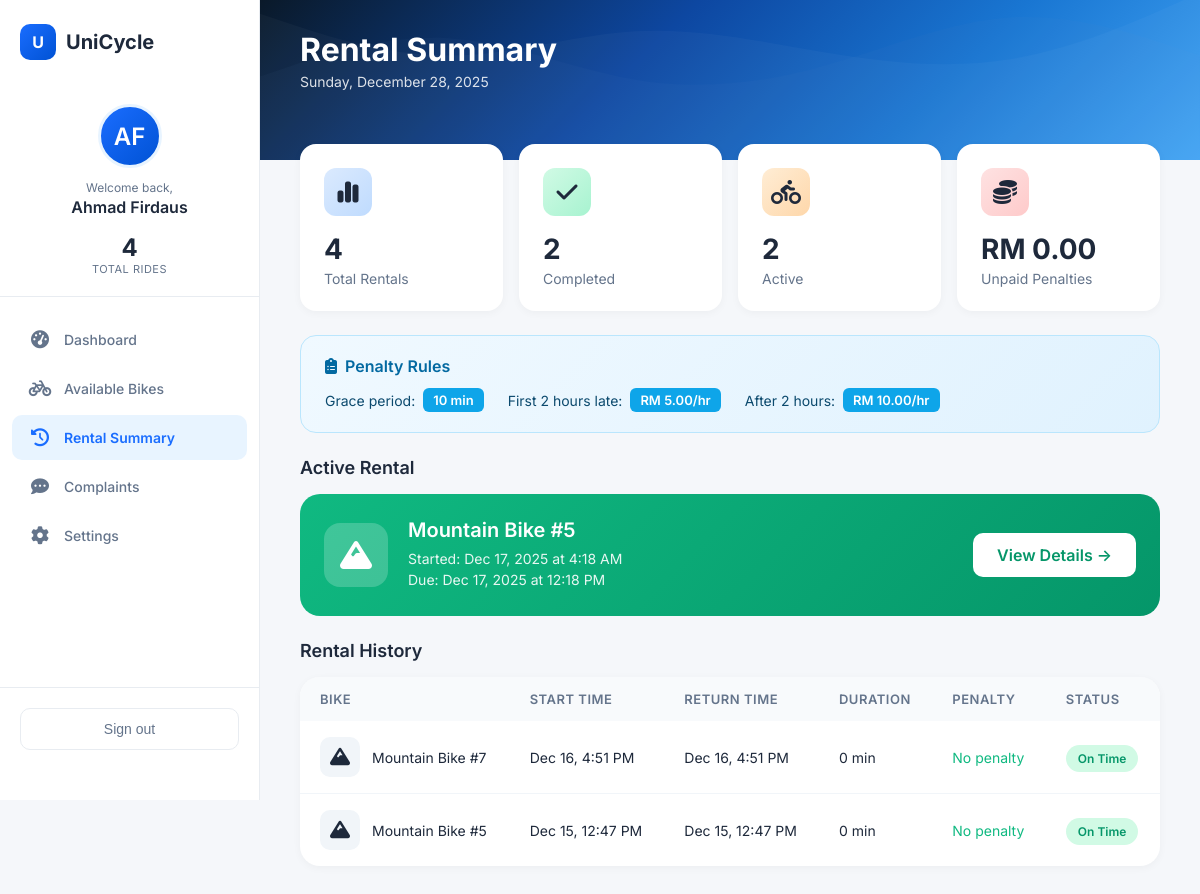
/rental-summary.php (signed in), run on the app's committed database.
### tables this page shows
CREATE TABLE `bikes` (
    `bike_id` INT(11) NOT NULL AUTO_INCREMENT,
    `bike_code` VARCHAR(30) NOT NULL,
    `bike_name` VARCHAR(80) NOT NULL,
    `bike_type` ENUM('mountain', 'city', 'other') NOT NULL DEFAULT 'other',
    `status` ENUM('available', 'rented', 'maintenance', 'pending') NOT NULL DEFAULT 'available',
    `location` VARCHAR(100) NOT NULL DEFAULT 'Main Bike Area',
    `last_maintained_date` DATE DEFAULT NULL,
    `created_at` TIMESTAMP NOT NULL DEFAULT CURRENT_TIMESTAMP,
    PRIMARY KEY (`bike_id`),
    UNIQUE KEY `bike_code` (`bike_code`)
);

CREATE TABLE `rentals` (
    `rental_id` INT(11) NOT NULL AUTO_INCREMENT,
    `rental_code` VARCHAR(30) NOT NULL,
    `student_id` INT(11) NOT NULL,
    `bike_id` INT(11) NOT NULL,
    `start_time` DATETIME NOT NULL,
    `expected_return_time` DATETIME NOT NULL,
    `return_time` DATETIME DEFAULT NULL,
    `status` ENUM('active', 'completed', 'late') NOT NULL DEFAULT 'active',
    `hourly_rate` DECIMAL(6,2) NOT NULL DEFAULT 3.00,
    `planned_hours` INT(11) NOT NULL DEFAULT 1,
    `return_condition` ENUM('good', 'minor_issue', 'needs_repair') DEFAULT NULL,
    `return_feedback` TEXT DEFAULT NULL,
    `created_at` TIMESTAMP NOT NULL DEFAULT CURRENT_TIMESTAMP,
    PRIMARY KEY (`rental_id`),
    UNIQUE KEY `rental_code` (`rental_code`),
    KEY `fk_rental_student` (`student_id`),
    KEY `fk_rental_bike` (`bike_id`)
);

### rental-summary.php (the view, shortened to what this page needs)
<?php
require_once "config.php";
$student_id = $_SESSION['student_id'];
$student_name = $_SESSION['student_name'] ?? 'User';
$nameParts = explode(' ', $student_name);
$initials = strtoupper(substr($nameParts[0], 0, 1));
if (isset($nameParts[1])) {
  $initials .= strtoupper(substr($nameParts[1], 0, 1));
}
$GRACE_MINUTES = 10;
$RATE_FIRST_2H = 5.00;
$RATE_AFTER_2H = 10.00;
$stmt = $pdo->prepare("SELECT COUNT(*) FROM rentals WHERE student_id=?");
$stmt->execute([$student_id]);
$totalRentals = (int) $stmt->fetchColumn();
$stmt = $pdo->prepare("SELECT profile_pic FROM students WHERE student_id=?");
$stmt->execute([$student_id]);
$profile_pic = $stmt->fetchColumn() ?: null;
$stmt = $pdo->prepare("SELECT COUNT(*) FROM rentals WHERE student_id=? AND status IN ('completed','late')");
$stmt->execute([$student_id]);
$completed = (int) $stmt->fetchColumn();
$stmt = $pdo->prepare("SELECT COUNT(*) FROM rentals WHERE student_id=? AND status='active'");
$stmt->execute([$student_id]);
$activeCount = (int) $stmt->fetchColumn();
$stmt = $pdo->prepare("
  SELECT COALESCE(SUM(p.amount),0)
  FROM penalties p
  JOIN rentals r ON r.rental_id = p.rental_id
  WHERE r.student_id=? AND p.status='unpaid'
");
$stmt->execute([$student_id]);
$totalPenalties = (float) $stmt->fetchColumn();
$stmt = $pdo->prepare("
  SELECT r.rental_id, r.start_time, r.expected_return_time, b.bike_name, b.bike_type,
         TIMESTAMPDIFF(MINUTE, r.start_time, r.expected_return_time) AS planned_minutes
  FROM rentals r
  JOIN bikes b ON b.bike_id = r.bike_id
  WHERE r.student_id=? AND r.status='active'
  ORDER BY r.start_time DESC
  LIMIT 1
");
$stmt->execute([$student_id]);
$active = $stmt->fetch();
$stmt = $pdo->prepare("
  SELECT r.rental_id, r.start_time, r.return_time,
         TIMESTAMPDIFF(MINUTE, r.start_time, COALESCE(r.return_time, NOW())) AS duration_minutes,
         r.status, b.bike_name, b.bike_type,
         COALESCE(p.amount,0) AS penalty_amount,
         COALESCE(p.minutes_late,0) AS penalty_minutes_late,
         COALESCE(p.status,'-') AS penalty_status
  FROM rentals r
  JOIN bikes b ON b.bike_id = r.bike_id
  LEFT JOIN penalties p ON p.rental_id = r.rental_id
  WHERE r.student_id=? AND r.status IN ('completed','late')
  ORDER BY r.start_time DESC
");
$stmt->execute([$student_id]);
$history = $stmt->fetchAll();
$currentDate = date('l, F j, Y');
function penalty_breakdown(int $lateMinutesAfterGrace, float $rateFirst2h, float $rateAfter2h): string
{
  if ($lateMinutesAfterGrace <= 0)
    return "Within grace period";
  $lateHours = (int) ceil($lateMinutesAfterGrace / 60);
  return "2h × RM" . number_format($rateFirst2h, 2) . " + " . ($lateHours - 2) . "h × RM" . number_format($rateAfter2h, 2);
}
?>
<!DOCTYPE html>
<html lang="en">
<head>
  <link rel="stylesheet" href="dashboard.css?v=9">
  <link rel="stylesheet" href="https://cdnjs.cloudflare.com/ajax/libs/font-awesome/6.5.0/css/all.min.css">
</head>
<body>
  <aside class="sidebar">
    <div class="sidebar-header">
      <a href="dashboard.php" class="sidebar-logo">
        <div class="logo-icon">U</div>
        <span class="logo-text">UniCycle</span>
      </a>
    </div>
    <div class="user-section">
      <div class="user-avatar">
        <?php if ($profile_pic && file_exists('assets/uploads/' . $profile_pic)): ?>
          <img src="assets/uploads/<?= htmlspecialchars($profile_pic) ?>" alt="Profile"
            style="width:100%;height:100%;border-radius:50%;object-fit:cover;">
        <?php else: ?>
          <?= htmlspecialchars($initials) ?>
        <?php endif; ?>
      </div>
      <div class="user-welcome">
        <span class="welcome-label">Welcome back,</span>
        <span class="user-name"><?= htmlspecialchars($student_name) ?></span>
      </div>
      <div class="user-stats">
        <div class="user-stat">
          <span class="stat-number"><?= $totalRentals ?></span>
          <span class="stat-text">Total Rides</span>
        </div>
      </div>
    </div>
    <nav class="sidebar-nav">
      <a href="dashboard.php" class="nav-item">
        <span class="nav-icon"><i class="fas fa-gauge-high"></i></span>
        <span>Dashboard</span>
      </a>
      <a href="available-bikes.php" class="nav-item">
        <span class="nav-icon"><i class="fas fa-bicycle"></i></span>
        <span>Available Bikes</span>
      </a>
      <a href="rental-summary.php" class="nav-item active">
        <span class="nav-icon"><i class="fas fa-clock-rotate-left"></i></span>
        <span>Rental Summary</span>
      </a>
      <a href="complaints.php" class="nav-item">
        <span class="nav-icon"><i class="fas fa-comment-dots"></i></span>
        <span>Complaints</span>
      </a>
      <a href="settings.php" class="nav-item">
        <span class="nav-icon"><i class="fas fa-cog"></i></span>
        <span>Settings</span>
      </a>
    </nav>
    <div class="sidebar-footer">
      <button class="logout-btn" onclick="showLogoutModal()">
        <span>Sign out</span>
      </button>
    </div>
  </aside>
  <main class="main-content">
    <div class="header-banner">
      <div class="banner-pattern"></div>
      <div class="banner-content">
        <h1>Rental Summary</h1>
        <p class="banner-date"><?= $currentDate ?></p>
      </div>
    </div>
    <div class="dashboard-content" style="display: block;">
      <div class="summary-stats">
        <div class="summary-stat">
          <div class="stat-icon blue"><i class="fas fa-chart-simple"></i></div>
          <div class="stat-value"><?= $totalRentals ?></div>
          <div class="stat-label">Total Rentals</div>
        </div>
        <div class="summary-stat">
          <div class="stat-icon green"><i class="fas fa-check"></i></div>
          <div class="stat-value"><?= $completed ?></div>
          <div class="stat-label">Completed</div>
        </div>
        <div class="summary-stat">
          <div class="stat-icon orange"><i class="fas fa-person-biking"></i></div>
          <div class="stat-value"><?= $activeCount ?></div>
          <div class="stat-label">Active</div>
        </div>
        <div class="summary-stat">
          <div class="stat-icon red"><i class="fas fa-coins"></i></div>
          <div class="stat-value">RM <?= number_format($totalPenalties, 2) ?></div>
          <div class="stat-label">Unpaid Penalties</div>
        </div>
      </div>
      <div class="rules-card">
        <h4><i class="fas fa-clipboard-list"></i> Penalty Rules</h4>
        <div class="rules-list">
          <div class="rule-item">
            <span>Grace period:</span>
            <span class="rule-badge"><?= $GRACE_MINUTES ?> min</span>
          </div>
          <div class="rule-item">
            <span>First 2 hours late:</span>
            <span class="rule-badge">RM <?= number_format($RATE_FIRST_2H, 2) ?>/hr</span>
          </div>
          <div class="rule-item">
            <span>After 2 hours:</span>
            <span class="rule-badge">RM <?= number_format($RATE_AFTER_2H, 2) ?>/hr</span>
          </div>
        </div>
      </div>
      <div class="section-header">
        <h3>Active Rental</h3>
      </div>
      <?php if ($active): ?>
        <div class="active-rental-card">
          <div class="rental-icon"><i
              class="fas <?= $active['bike_type'] === 'mountain' ? 'fa-mountain' : 'fa-bicycle' ?>"></i></div>
          <div class="rental-info">
            <h4><?= htmlspecialchars($active['bike_name']) ?></h4>
            <p>Started: <?= date('M j, Y \a\t g:i A', strtotime($active['start_time'])) ?></p>
            <p>Due: <?= date('M j, Y \a\t g:i A', strtotime($active['expected_return_time'])) ?></p>
          </div>
          <a href="active-rental.php" class="view-btn">View Details →</a>
        </div>
      <?php endif; ?>
      <div class="section-header">
        <h3>Rental History</h3>
      </div>
      <div class="history-card">
        <?php if (empty($history)): ?>
          <div class="empty-history">
            <div class="empty-icon"><i class="fas fa-inbox"></i></div>
            <h4>No rental history yet</h4>
            <p>Your completed rentals will appear here.</p>
          </div>
        <?php else: ?>
          <table class="history-table">
            <thead>
              <tr>
                <th>Bike</th>
                <th>Start Time</th>
                <th>Return Time</th>
                <th>Duration</th>
                <th>Penalty</th>
                <th>Status</th>
              </tr>
            </thead>
            <tbody>
              <?php foreach ($history as $row): ?>
                <?php
                $penAmt = (float) $row['penalty_amount'];
                $lateMinAfterGrace = (int) $row['penalty_minutes_late'];
                $breakdown = penalty_breakdown($lateMinAfterGrace, $RATE_FIRST_2H, $RATE_AFTER_2H);
                ?>
                <tr>
                  <td>
                    <div class="bike-cell">
                      <div class="bike-icon"><i
                          class="fas <?= ($row['bike_type'] ?? 'city') === 'mountain' ? 'fa-mountain' : 'fa-bicycle' ?>"></i>
                      </div>
                      <span><?= htmlspecialchars($row['bike_name']) ?></span>
                    </div>
                  </td>
                  <td><?= date('M j, g:i A', strtotime($row['start_time'])) ?></td>
                  <td><?= $row['return_time'] ? date('M j, g:i A', strtotime($row['return_time'])) : '-' ?></td>
                  <td><?= (int) $row['duration_minutes'] ?> min</td>
                  <td>
                    <?php if ($penAmt > 0): ?>
                      <strong>RM <?= number_format($penAmt, 2) ?></strong>
                      <div class="penalty-info"><?= htmlspecialchars($breakdown) ?></div>
                    <?php else: ?>
                      <span style="color: #10b981;">No penalty</span>
                    <?php endif; ?>
                  </td>
                  <td>
                    <?php if ($row['status'] === 'late'): ?>
                      <span class="status-badge late">Late</span>
                    <?php else: ?>
                      <span class="status-badge on-time">On Time</span>
                    <?php endif; ?>
                  </td>
                </tr>
              <?php endforeach; ?>
            </tbody>
          </table>
        <?php endif; ?>
      </div>
    </div>
  </main>
</body>
</html>

### dashboard.css (style rules this page uses)
:root { --primary: #1a6dff; --primary-dark: #0052d4; --primary-light: #e8f4ff; --accent-teal: #00d4ff; --accent-coral: #ff6b6b; --accent-yellow: #ffd93d; --text-dark: #1e293b; --text-muted: #64748b; --bg-light: #f5f7fa; --bg-white: #ffffff; --border-light: #e8ecf1; --success: #10b981; --warning: #f59e0b; --purple: #8b5cf6; --shadow-sm: 0 2px 8px rgba(0, 0, 0, 0.04); --shadow-md: 0 4px 16px rgba(0, 0, 0, 0.08); --shadow-lg: 0 8px 30px rgba(0, 0, 0, 0.12); }
* { margin: 0; padding: 0; box-sizing: border-box; }
body { font-family: 'Inter', -apple-system, BlinkMacSystemFont, sans-serif; background: var(--bg-light); color: var(--text-dark); display: flex; min-height: 100vh; }
.sidebar { width: 260px; min-height: 100vh; background: var(--bg-white); border-right: 1px solid var(--border-light); display: flex; flex-direction: column; position: fixed; left: 0; top: 0; z-index: 100; }
.sidebar-header { padding: 24px 20px; }
.sidebar-logo { display: flex; align-items: center; gap: 10px; text-decoration: none; }
.logo-icon { width: 36px; height: 36px; background: linear-gradient(135deg, #1a6dff, #0052d4); border-radius: 10px; display: flex; align-items: center; justify-content: center; font-size: 16px; font-weight: 700; color: white; }
.logo-text { font-size: 20px; font-weight: 700; color: var(--text-dark); }
.user-section { padding: 20px; border-bottom: 1px solid var(--border-light); text-align: center; }
.user-avatar { width: 64px; height: 64px; border-radius: 50%; background: linear-gradient(135deg, #1a6dff, #0052d4); display: flex; align-items: center; justify-content: center; font-size: 24px; font-weight: 600; color: white; margin: 0 auto 12px; border: 3px solid var(--primary-light); }
.user-welcome { display: flex; flex-direction: column; gap: 2px; margin-bottom: 16px; }
.welcome-label { font-size: 12px; color: var(--text-muted); }
.user-name { font-size: 16px; font-weight: 600; color: var(--text-dark); }
.user-stats { display: flex; justify-content: center; }
.user-stat { display: flex; flex-direction: column; align-items: center; }
.user-stat .stat-number { font-size: 24px; font-weight: 700; color: var(--text-dark); }
.user-stat .stat-text { font-size: 11px; color: var(--text-muted); text-transform: uppercase; letter-spacing: 0.5px; }
.sidebar-nav { flex: 1; padding: 20px 12px; }
.nav-item { display: flex; align-items: center; gap: 12px; padding: 12px 16px; color: var(--text-muted); text-decoration: none; font-size: 14px; font-weight: 500; border-radius: 10px; margin-bottom: 4px; transition: all 0.2s ease; }
.nav-item.active { color: var(--primary); background: var(--primary-light); font-weight: 600; }
.nav-item .nav-icon { font-size: 18px; width: 24px; text-align: center; }
.sidebar-footer { padding: 20px; border-top: 1px solid var(--border-light); margin-bottom: 30px; }
.logout-btn { display: flex; align-items: center; justify-content: center; gap: 8px; width: 100%; padding: 12px; background: transparent; border: 1px solid var(--border-light); border-radius: 10px; color: var(--text-muted); font-size: 14px; font-weight: 500; cursor: pointer; transition: all 0.2s ease; }
.main-content { flex: 1; margin-left: 260px; min-height: 100vh; background: var(--bg-light); }
.header-banner { position: relative; height: 160px; background: linear-gradient(135deg, #0a1929 0%, #0d47a1 40%, #1976d2 70%, #42a5f5 100%); overflow: hidden; }
.banner-pattern { position: absolute; inset: 0; opacity: 0.4; }
.banner-pattern::before { content: ''; position: absolute; bottom: 0; left: 0; right: 0; height: 100%; background-size: cover; animation: wave 8s ease-in-out infinite alternate; }
.banner-pattern::after { content: ''; position: absolute; bottom: 0; left: 0; right: 0; height: 100%; background-size: cover; animation: wave 6s ease-in-out infinite alternate-reverse; }
.banner-content { position: relative; z-index: 1; padding: 30px 40px; color: white; }
.banner-content h1 { font-size: 32px; font-weight: 700; margin-bottom: 4px; }
.banner-date { font-size: 14px; opacity: 0.85; }
.dashboard-content { display: grid; grid-template-columns: 1.3fr 1fr; gap: 24px; padding: 24px 40px 40px; margin-top: -40px; position: relative; z-index: 2; }
.status-badge { font-size: 11px; font-weight: 500; padding: 4px 8px; border-radius: 12px; }
@media (max-width: 1200px) { .dashboard-content { grid-template-columns: 1fr; } }

### data on the page
rentals: bike.bike_name "Mountain Bike #5", start_time "Dec 17, 2025 at 4:18 AM", expected_return_time "Dec 17, 2025 at 12:18 PM"
rentals: bike.bike_name "Mountain Bike #7", start_time "Dec 16, 4:51 PM", return_time "Dec 16, 4:51 PM", duration_minutes "0", status "On Time"
rentals: bike.bike_name "Mountain Bike #5", start_time "Dec 15, 12:47 PM", return_time "Dec 15, 12:47 PM", duration_minutes "0", status "On Time"

### other printed values
$initials "AF"
$student_name "Ahmad Firdaus"
$totalRentals "4"
$completed "2"
$activeCount "2"
$totalPenalties "0.00"
$GRACE_MINUTES "10"
$RATE_FIRST_2H "5.00"
$RATE_AFTER_2H "10.00"
